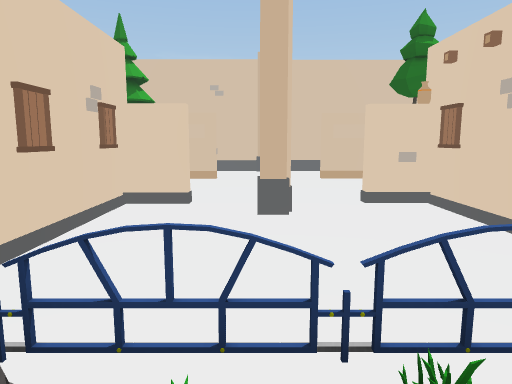
View 1 (above)

24 first-person views from a walk through a 3-D level made in the Unity game engine. The camera is 1.4 m above the floor, tilts 8° down and sees 70° across. The floor is counted in squares, 1 m on a side. Each view is taken from the middle of a square. On the plan, view 1 faces up. The plan holds only what a view shows up to about 16 squares ahead; the rest is blank. The place goes on beyond the plan.

View 2
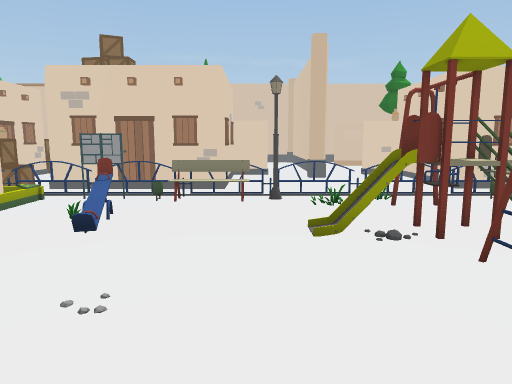

View 3
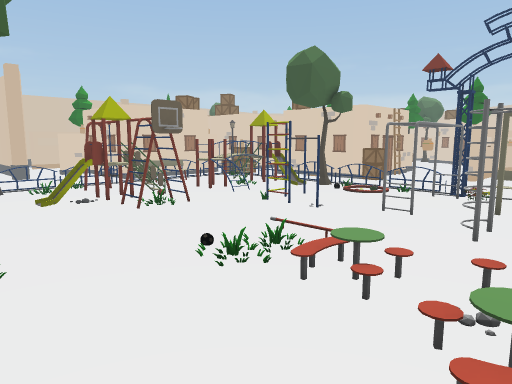

View 4
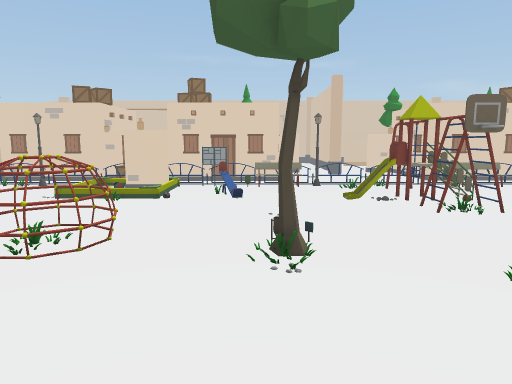

View 5
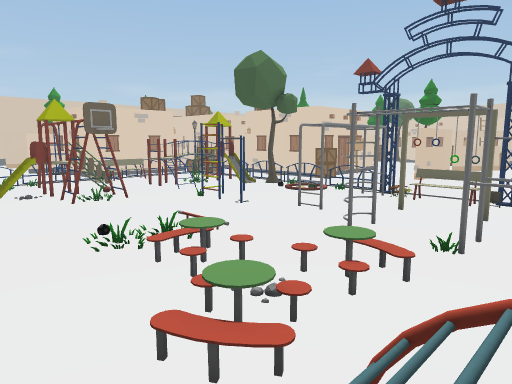

View 6
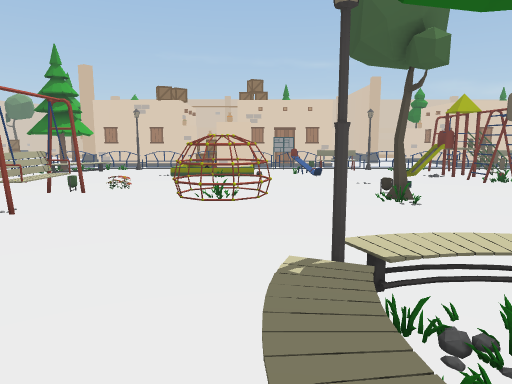

View 7
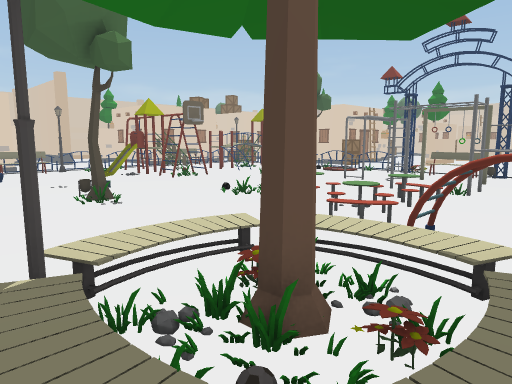

View 8
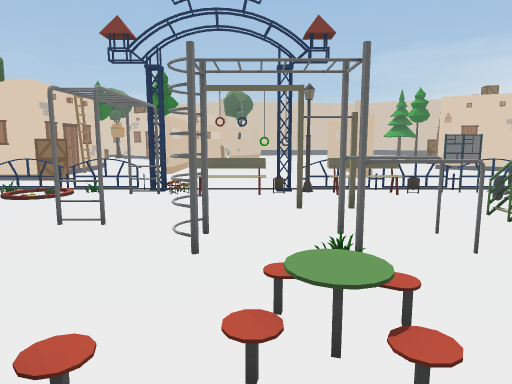

View 9
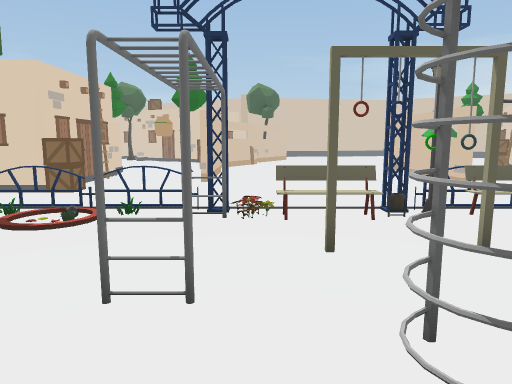

View 10
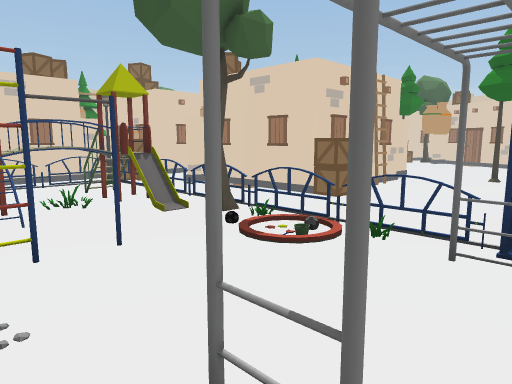

View 11
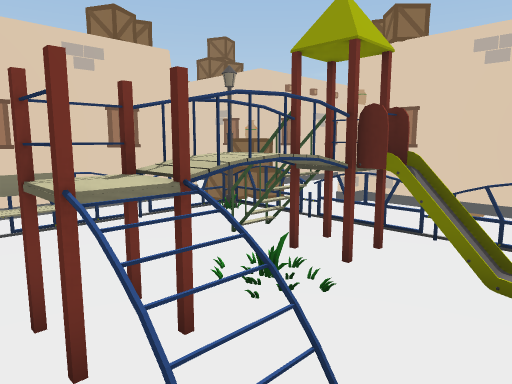

View 12
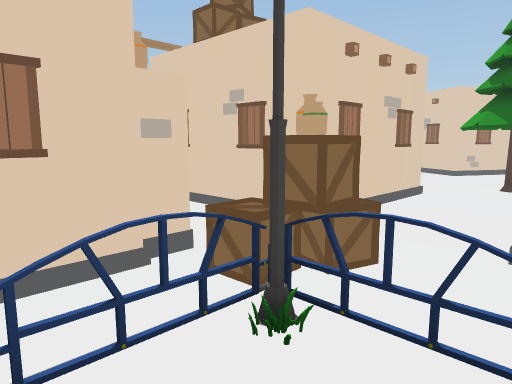

View 13
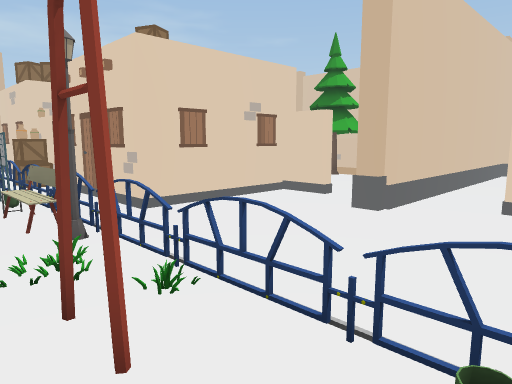

View 14
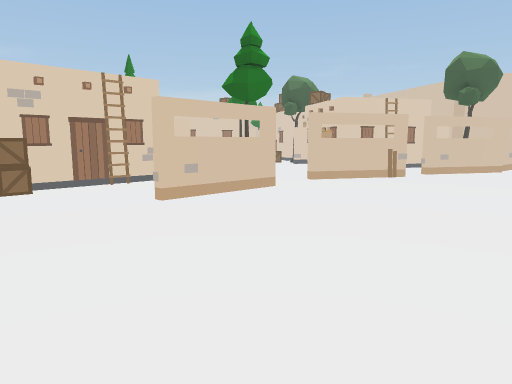

View 15
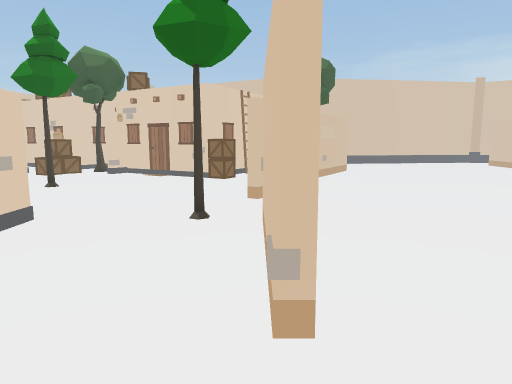

View 16
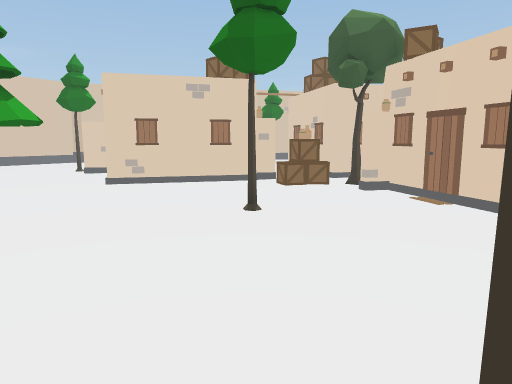

View 17
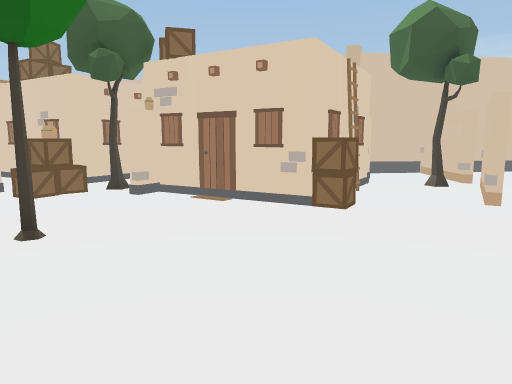

View 18
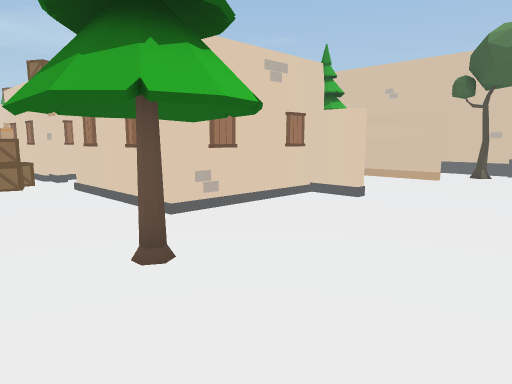

View 19
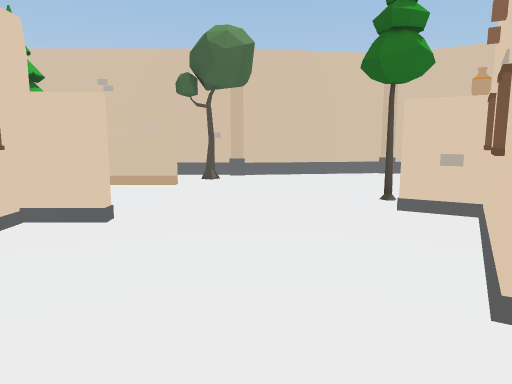

View 20
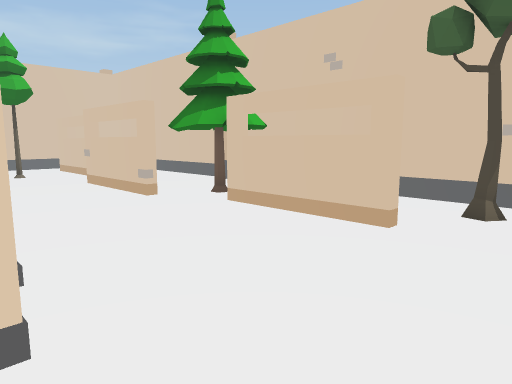

View 21
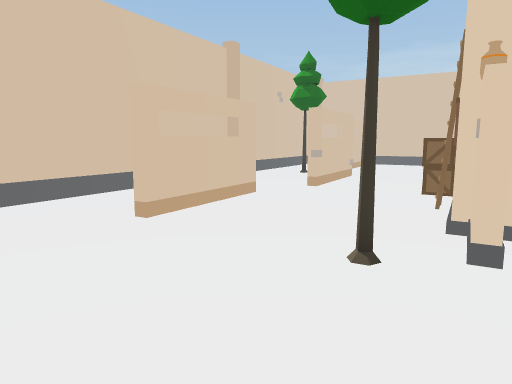

View 22
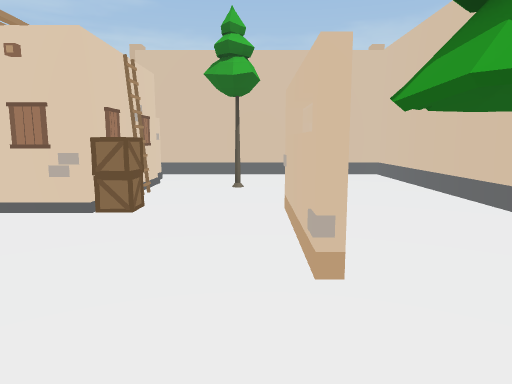

View 23
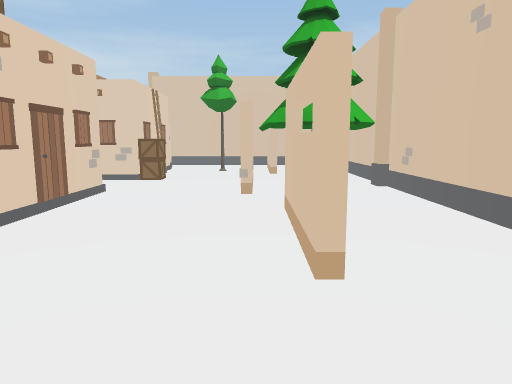

View 24
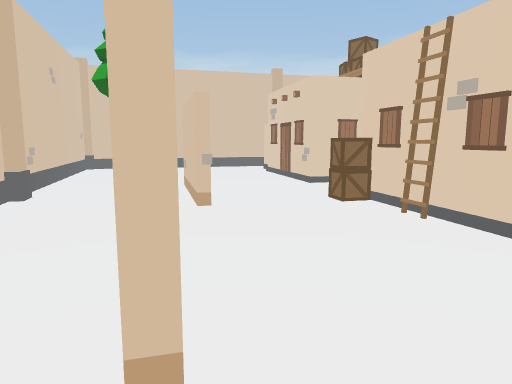

### Floor plan
Key: @ floor where view 1 was taken; # wall or solid block; . floor; / step, stairs or slope; = window, fence, low wall or low ledge; ^ raised ledge; T tree; B building; L lamp; R railing; A box; E bench; H thing the floor can be seen under or through; C table; I ring; F flower; O other object.
Columns run from 12 left of view 1 to 38 right of it. Each row starts with its distance up from view 1.
 18                                   #######
 17             #######################.....###
 16            .#..................T..........##
 15            .#...............................##
 14         #  .#..####......T.####........##.....##
 13        T. ..#.......O####T..............###....#
 12        T....#.............................#......O#
 11          ...#....T..................T..............
 10           ..#..............................O##..T..
  9 OO        ..#....B#.AA...B##B.......OO#......###
  8  B       ##.#..OO    #..     ##......####......O.
  7  #.      #..#...#    #  #    #......##  ##A......
  6  #.      #......#    # .#    #......#      ......
  5          #......#   ##..#    #.....###      .B...
  4    .####B#......#B###O..######......B##    .###..
  3   OA.................OA...............##B..## ###
  2 OOOO RRRRRLRRRR.ERR.RLAA.......T........ ..#
  1 .    ........##......R...B..B..T.......A  ##
  0 ..  O..O....@......./R.OO      ........AA..##
 -1 ./   .......H^#..^^O/R..#      ..........T
 -2 ....O.......H^... ^O^R..#      ....T....
 -3 .............HH..=..=R..##     .........#
 -4 .............HH......T..A###B #........##
 -5 .O..O...........O#...R..A..............#
 -6 O..O O..........#....R................##
 -7 O..OOO..TO...........R.........T......AB#
 -8 O...........O........R....OO###..O#.....###B
 -9  ................#...#............## ......
-10  ...........O/.......O.............OO.O#......#
-11  ...........C/..#.....................O##T....#
-12   ...../...//C/......E................... O ###
-13    /.OL///.C/C/ H..I.L......................
-14    /.OTOFO//...HH....R...................
-15       OFO/##.. HH....R.........   .......
-16      .          ....EO...O####     ......

Where each view was taken, in squares from view 1:
view 1: 0 up, 0 right, facing up
view 2: 7 down, 2 left, facing up
view 3: 13 down, 4 left, facing up-right
view 4: 13 down, 4 left, facing up
view 5: 15 down, 3 left, facing up-right
view 6: 16 down, 7 left, facing up
view 7: 16 down, 7 left, facing up-right
view 8: 12 down, 1 left, facing right
view 9: 10 down, 2 right, facing right
view 10: 10 down, 4 right, facing up-right
view 11: 4 down, 4 right, facing up-right
view 12: 0 up, 7 right, facing up-right
view 13: 0 up, 4 right, facing up-left
view 14: 16 down, 10 right, facing up-right
view 15: 8 down, 12 right, facing right
view 16: 7 down, 18 right, facing up-right
view 17: 5 down, 18 right, facing right
view 18: 0 up, 23 right, facing up-left
view 19: 2 up, 21 right, facing up
view 20: 8 up, 21 right, facing up-left
view 21: 12 up, 20 right, facing right
view 22: 12 up, 16 right, facing left
view 23: 13 up, 22 right, facing left
view 24: 15 up, 25 right, facing down-right
